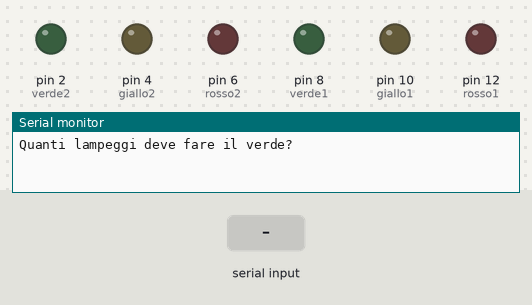
A sketch run on a simulated Arduino Uno, built with avr-gcc and run on an emulated ATmega328P. On the bench: output pins drawn as LEDs (lit = HIGH), the last lines printed to the serial monitor. Inputs (shaded band) come from the test bench.

Above: at 0.9 s.
1.0 s: "90,45,200\n" received over Serial
3.5 s: "30,150,10\n" received over Serial
6.0 s: "90,45\n" received over Serial
8.5 s: "30,150\n" received over Serial
At 9.97 s:
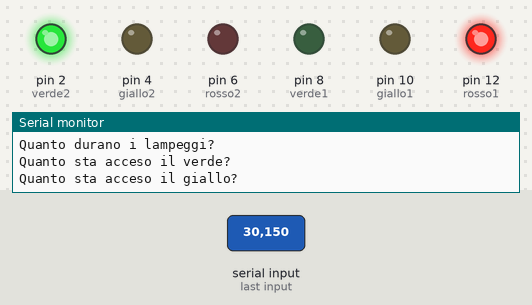
At 10.96 s:
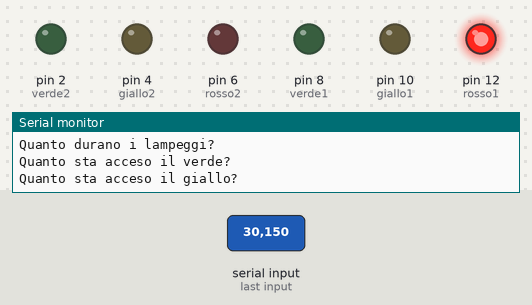
Timing chart, 0 to 16.5 s (numbered marks = the images above; inputs shaded):
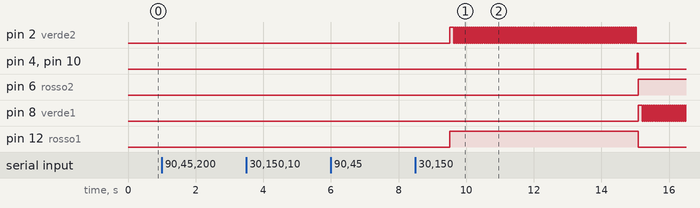

The sketch:

Semaforo.ino
```cpp
//assegno alle porte della scheda di arduino i vari collegati
int rosso1 = 12;
int giallo1 = 10;
int verde1 = 8;

int rosso2 = 6;
int giallo2 = 4;
int verde2 = 2;

//dichiaro le varibili riguardanti tempo e i lampeggi dei led
int numLampeggi = 0;
int tempoLamp = 0;
int tempoVerde = 0;
int tempoGiallo = 0;
int tempoRosso = 0;

void setup() {
  // put your setup code here, to run once:
  pinMode(rosso1, OUTPUT);
  pinMode(giallo1, OUTPUT);
  pinMode(verde1, OUTPUT);

  pinMode(rosso2, OUTPUT);
  pinMode(giallo2, OUTPUT);
  pinMode(verde2, OUTPUT);

  Serial.begin(9600);
  //domande che vengono poste all'utente per scegliere la varie caratteristiche di un semaforo
  Serial.println ("Quanti lampeggi deve fare il verde?");
  while (Serial.available() == 0) {};
  numLampeggi = Serial.readString().toInt();

  Serial.println ("Quanto durano i lampeggi?");
  while (Serial.available() == 0) {};
  tempoLamp = Serial.readString().toInt();

  Serial.println ("Quanto sta acceso il verde?");
  while (Serial.available() == 0) {};
  tempoVerde = Serial.readString().toInt();

  Serial.println ("Quanto sta acceso il giallo?");
  while (Serial.available() == 0);
  tempoGiallo = Serial.readString().toInt();
}

void loop() {
  // put your main code here, to run repeatedly:
  //metodi richiamati
  tempoRosso = tempoVerde + tempoGiallo;
  primaSequenza();
  lampeggia2();
  digitalWrite(verde2, LOW);
  secondaSequenza();
  terzaSequenza();
  lampeggia1();
  digitalWrite(verde1, LOW);
  quartaSequenza();
  quintaSequenza();
  }
  //metodi che permettono di far lampeggiare i due led verdi
  void lampeggia1()
  {//metodo che permette al primo led verde di lampeggiare
   for(int i = 0; i <= numLampeggi; i++)
   {
    delay(tempoLamp);
    digitalWrite(verde1, LOW);
    delay(tempoLamp);
    digitalWrite(verde1, HIGH);
   }
  }
  void lampeggia2()
  {//metodo che permette al secondo led verde di lampeggiare
   for(int i = 0; i <= numLampeggi; i++)
   {
    delay(tempoLamp);
    digitalWrite(verde2, LOW);
    delay(tempoLamp);
    digitalWrite(verde2, HIGH);
   }
  }
  void primaSequenza()
  {//sequenza che accende il primo rosso e il secondo verde
    digitalWrite(rosso1, HIGH);
    digitalWrite(verde2, HIGH);
    delay(tempoVerde);
  }
  void secondaSequenza()
  {//sequenza che accende i due gialli
    digitalWrite(giallo1, HIGH);
    digitalWrite(giallo2, HIGH);
    delay(tempoGiallo);
  }
  void terzaSequenza()
  {//sequenza che spegne il primo rosso e i due gialli e a sua volta accende il secondo rosso e il primo verde
    digitalWrite(rosso1, LOW);
    digitalWrite(giallo1, LOW);
    digitalWrite(giallo2, LOW);
    digitalWrite(verde1, HIGH);
    digitalWrite(rosso2, HIGH);
    delay(tempoVerde);
  }
  void quartaSequenza()
  {//sequenza che accende i due gialli
    digitalWrite(giallo1, HIGH);
    digitalWrite(giallo2, HIGH);
    delay(tempoGiallo);
  }
  void quintaSequenza()
  {//sequenza che spegne i due gialli e il primo rosso per poi far ricominciare tutto
    digitalWrite(giallo2, LOW);
    digitalWrite(giallo1, LOW);
    digitalWrite(rosso2, LOW);
  }
```

Measured:
- after the input at 8.5 s, pin 2 (verde2): LOW → HIGH after 1.0 s, then repeats every 0.06 s: LOW 0.03 s, HIGH 0.03 s, until it stays LOW from 15.0 s; pin 4 (giallo2): LOW → HIGH after 6.6 s, → LOW 0.03 s later
